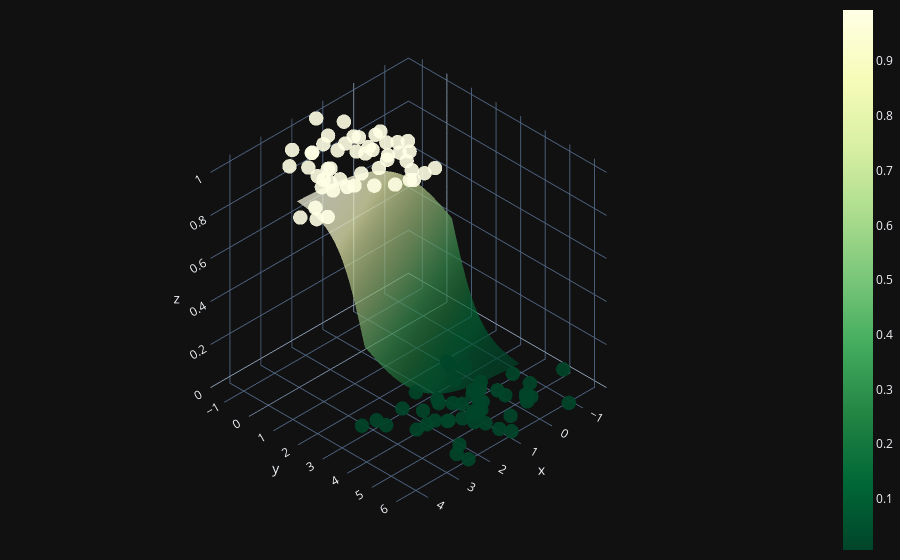

The notebook cell saved with this chart:
### Code cell
# Adding the learned sigmoid activation function

xx0,xx1 = np.meshgrid(x0,x1)
Z = W[0]*xx0 + W[1]*xx1 + b
A = 1 / (1+np.exp(-Z))

fig = go.Figure(data=[go.Surface(
    z=A,
    x=xx0,
    y=xx1,
    colorscale='YlGn',
    opacity=0.7,
    reversescale=True
    )
])

fig.add_scatter3d(x=X[:,0].flatten(), y=X[:,1].flatten(), z=y.flatten(), mode='markers', marker=dict(size=5, color=y.flatten(), colorscale='YlGn', opacity=0.9, reversescale=True))


fig.update_layout(template="plotly_dark", margin=dict(l=0,r=0,b=0,t=0))
fig.layout.scene.camera.projection.type="orthographic"
fig.show()

### Figure 1 — Plotly figure (JSON) as saved in the notebook; plotly's stock layout.template omitted (floating-point values rounded to 4 significant figures; data arrays with more than 128 entries replaced by an {"elided": "..."} marker saying what was removed)
{"data": [{"colorscale": [[0, "rgb(255,255,229)"], [0.125, "rgb(247,252,185)"], [0.25, "rgb(217,240,163)"], [0.375, "rgb(173,221,142)"], [0.5, "rgb(120,198,121)"], [0.625, "rgb(65,171,93)"], [0.75, "rgb(35,132,67)"], [0.875, "rgb(0,104,55)"], [1, "rgb(0,69,41)"]], "opacity": 0.7, "reversescale": true, "type": "surface", "x": {"elided": "100x100 float values"}, "y": {"elided": "100x100 float values"}, "z": {"elided": "100x100 float values"}}, {"marker": {"color": [1, 1, 0, 0, 1, 0, 0, 1, 0, 1, 0, 1, 0, 0, 1, 1, 1, 0, 1, 1, 0, 0, 1, 0, 1, 0, 1, 0, 0, 1, 1, 0, 1, 1, 1, 0, 1, 1, 0, 1, 0, 0, 0, 0, 1, 1, 1, 1, 0, 0, 1, 1, 0, 0, 0, 0, 0, 1, 1, 1, 1, 0, 0, 1, 0, 1, 0, 0, 1, 0, 0, 1, 1, 0, 0, 0, 1, 1, 0, 0, 1, 0, 0, 0, 0, 0, 1, 0, 1, 1, 1, 1, 1, 1, 0, 0, 1, 1, 0, 1], "colorscale": [[0, "rgb(255,255,229)"], [0.125, "rgb(247,252,185)"], [0.25, "rgb(217,240,163)"], [0.375, "rgb(173,221,142)"], [0.5, "rgb(120,198,121)"], [0.625, "rgb(65,171,93)"], [0.75, "rgb(35,132,67)"], [0.875, "rgb(0,104,55)"], [1, "rgb(0,69,41)"]], "opacity": 0.9, "reversescale": true, "size": 5}, "mode": "markers", "type": "scatter3d", "x": [4.219, 0.9078, -0.2765, 0.08848, 3.243, 1.442, 1.022, 3.978, 0.5889, 1.252, 0.6284, 1.686, 1.185, 0.06897, 1.787, 4.438, 3.182, 0.3038, 0.7394, 1.285, 1.131, 0.6647, 1.316, -0.1889, 2.579, 0.8731, 1.311, 0.9868, 1.42, 2.354, 2.432, 1.043, 0.9509, 2.451, 1.62, 2.155, 1.381, 1.987, 2.116, 0.564, -0.07228, 2.509, -0.73, 1.379, 0.8821, 2.222, 2.016, 1.701, -0.6539, 0.5731, 1.957, 0.7624, 2.465, 1.333, 3.246, 1.103, 2.859, 1.6, 2.976, 2.68, 1.419, 1.926, -0.09448, 2.728, 1.12, 1.557, 0.1055, 2.844, 3.155, 1.841, 1.289, 1.642, 3.923, 1.705, 0.1631, 0.3419, 1.021, 2.669, 0.4666, 0.9481, 1.194, 1.154, -0.2942, 1.737, 0.4655, 0.0808, 3.003, 2.207, 1.361, 2.632, 2.827, 2.912, 1.142, 1.055, 2.47, -1.577, 1.412, 3.005, -0.6376, 0.8298], "y": [2.234, 0.4598, 5.081, 2.323, 1.215, 2.768, 4.117, 2.378, 4.001, 0.2081, 4.46, 0.6583, 5.28, 4.356, 1.7, 1.842, -0.1823, 3.944, 0.4361, 1.437, 4.682, 4.36, 2.441, 5.205, 0.7261, 4.714, 0.07123, 6.09, 4.637, 2.224, -0.2017, 4.606, 0.9498, -0.1954, 2.747, 4.124, 0.9295, 2.611, 3.069, 1.337, 2.884, 5.773, 6.255, 3.619, 2.841, 1.533, -0.2704, -0.4773, 4.767, 5.526, 0.2342, 1.165, 6.2, 5.01, 2.849, 4.706, 2.956, 0.9151, 1.216, -0.7044, 1.574, 4.152, 5.358, 1.305, 5.758, 2.827, 3.725, 3.327, 1.553, 3.562, 3.45, 0.1502, 1.804, 4.433, 2.578, 3.941, 1.579, 1.82, 3.866, 4.732, 2.808, 3.902, 5.273, 4.425, 3.123, 4.691, 0.7427, 5.506, 0.748, 0.6894, 1.721, 0.2466, 2.015, -0.6471, 4.099, 4.957, -1.326, 0.9852, 4.091, 1.742], "z": [1, 1, 0, 0, 1, 0, 0, 1, 0, 1, 0, 1, 0, 0, 1, 1, 1, 0, 1, 1, 0, 0, 1, 0, 1, 0, 1, 0, 0, 1, 1, 0, 1, 1, 1, 0, 1, 1, 0, 1, 0, 0, 0, 0, 1, 1, 1, 1, 0, 0, 1, 1, 0, 0, 0, 0, 0, 1, 1, 1, 1, 0, 0, 1, 0, 1, 0, 0, 1, 0, 0, 1, 1, 0, 0, 0, 1, 1, 0, 0, 1, 0, 0, 0, 0, 0, 1, 0, 1, 1, 1, 1, 1, 1, 0, 0, 1, 1, 0, 1]}], "layout": {"margin": {"b": 0, "l": 0, "r": 0, "t": 0}, "scene": {"camera": {"projection": {"type": "orthographic"}}}}}
